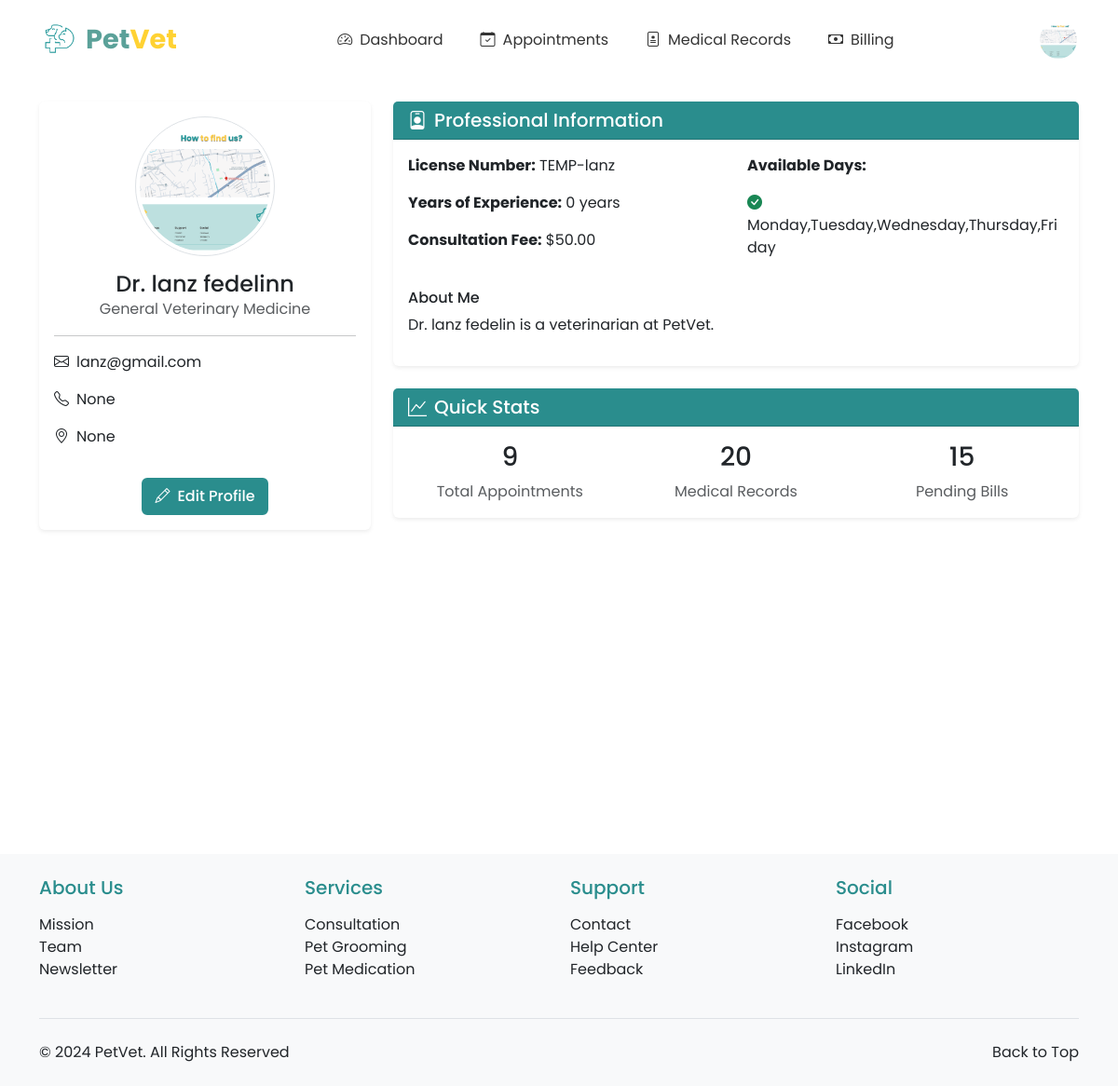
The page /vet/profile/ (signed in) on the database its author committed.
### registration_login/models.py (models this page shows, shortened)
class Profile(models.Model):
    PAYMENT_CHOICES = [
        ('CASH', 'Cash'),
        ('CARD', 'Credit/Debit Card'),
        ('GCASH', 'GCash'),
        ('MAYA', 'Maya'),
    ]
    ROLE_CHOICES = [
        ('OWNER', 'Pet Owner'),
        ('VET', 'Veterinarian'),
    ]
    user = models.OneToOneField(User, on_delete=models.CASCADE, primary_key=True)
    profile_picture = models.ImageField(upload_to='profile_pics/', default='profile_pics/profile.png')
    first_name = models.CharField(max_length=50)
    last_name = models.CharField(max_length=50)
    address = models.CharField(max_length=200, blank=True, null=True)
    contact_number = models.CharField(max_length=15, blank=True, null=True)
    preferred_payment = models.CharField(max_length=10, choices=PAYMENT_CHOICES, default='CASH')
    card_number = models.CharField(max_length=16, blank=True, null=True)
    card_expiry = models.CharField(max_length=5, blank=True, null=True)
    ewallet_number = models.CharField(max_length=15, blank=True, null=True)
    role = models.CharField(max_length=10, choices=ROLE_CHOICES, default='OWNER')
    phone_number = models.CharField(max_length=20, null=True, blank=True)
    created_at = models.DateTimeField(auto_now_add=True)
    updated_at = models.DateTimeField(auto_now=True)

### veterinarians/models.py (models this page shows, shortened)
class VeterinarianProfile(models.Model):
    profile = models.OneToOneField(Profile, on_delete=models.CASCADE)
    specialization = models.CharField(max_length=100, default="General Veterinary Medicine")
    license_number = models.CharField(max_length=50, unique=True, null=True, blank=True)
    years_of_experience = models.PositiveIntegerField(default=0)
    bio = models.TextField(blank=True)
    available_days = models.CharField(max_length=200, help_text="Comma-separated list of available days", default="Monday,Tuesday,Wednesday,Thursday,Friday")
    consultation_fee = models.DecimalField(max_digits=10, decimal_places=2, default=Decimal('50.00'))

### veterinarians/views.py (the view)
# urls.py: path('profile/', views.vet_profile, name='vet_profile'),
@login_required
def vet_profile(request):
    if request.user.profile.role != 'VET':
        return redirect('registration_login:profile')
    veterinarian = request.user.profile.veterinarianprofile
    appointments_count = veterinarian.appointments.count()
    medical_records_count = veterinarian.medicalrecord_set.count()
    pending_bills_count = veterinarian.medicalrecord_set.filter(billingrecord__status='PENDING').count()
    context = {
        'veterinarian': veterinarian,
        'appointments_count': appointments_count,
        'medical_records_count': medical_records_count,
        'pending_bills_count': pending_bills_count,
    }
    return render(request, 'veterinarians/profile.html', context)

### veterinarians/templates/veterinarians/profile.html (shortened to what this page needs)
{% extends 'base.html' %}
{% load static %}
{% block content %}
<div class="container py-4">
    <div class="row">
        <div class="col-md-4 mb-4">
            <div class="card border-0 shadow-sm">
                <div class="card-body text-center">
                    <div class="mb-3">
                        <img src="{{ user.profile.profile_picture.url }}" alt="Profile Picture"
                             class="rounded-circle img-thumbnail" style="width: 150px; height: 150px; object-fit: cover;">
                    </div>
                    <h4 class="mb-0">Dr. {{ user.profile.first_name }} {{ user.profile.last_name }}</h4>
                    <p class="text-muted">{{ veterinarian.specialization }}</p>
                    <hr>
                    <div class="text-start">
                        <p><i class="bi bi-envelope me-2"></i>{{ user.email }}</p>
                        {% if user.profile.contact_number %}
                            <p><i class="bi bi-telephone me-2"></i>{{ user.profile.contact_number }}</p>
                        {% endif %}
                        {% if user.profile.address %}
                            <p><i class="bi bi-geo-alt me-2"></i>{{ user.profile.address }}</p>
                        {% endif %}
                    </div>
                    <a href="{% url 'registration_login:edit_profile' %}" class="btn btn-theme-primary mt-3">
                        <i class="bi bi-pencil me-2"></i>Edit Profile
                    </a>
                </div>
            </div>
        </div>
        <div class="col-md-8">
            <div class="card border-0 shadow-sm mb-4">
                <div class="card-header" style="background-color: #2A8D8D; color: white;">
                    <h5 class="card-title mb-0">
                        <i class="bi bi-person-badge me-2"></i>Professional Information
                    </h5>
                </div>
                <div class="card-body">
                    <div class="row">
                        <div class="col-md-6">
                            <p><strong>License Number:</strong> {{ veterinarian.license_number }}</p>
                            <p><strong>Years of Experience:</strong> {{ veterinarian.years_of_experience }} years</p>
                            <p><strong>Consultation Fee:</strong> ${{ veterinarian.consultation_fee }}</p>
                        </div>
                        <div class="col-md-6">
                            <p><strong>Available Days:</strong></p>
                            <ul class="list-unstyled">
                                {% for day in veterinarian.available_days.split %}
                                    <li><i class="bi bi-check-circle-fill text-success me-2"></i>{{ day }}</li>
                                {% endfor %}
                            </ul>
                        </div>
                    </div>
                    {% if veterinarian.bio %}
                        <div class="mt-3">
                            <h6>About Me</h6>
                            <p>{{ veterinarian.bio }}</p>
                        </div>
                    {% endif %}
                </div>
            </div>
            <div class="card border-0 shadow-sm">
                <div class="card-header" style="background-color: #2A8D8D; color: white;">
                    <h5 class="card-title mb-0">
                        <i class="bi bi-graph-up me-2"></i>Quick Stats
                    </h5>
                </div>
                <div class="card-body">
                    <div class="row g-4">
                        <div class="col-md-4">
                            <div class="text-center">
                                <h3 class="mb-2">{{ appointments_count }}</h3>
                                <p class="text-muted mb-0">Total Appointments</p>
                            </div>
                        </div>
                        <div class="col-md-4">
                            <div class="text-center">
                                <h3 class="mb-2">{{ medical_records_count }}</h3>
                                <p class="text-muted mb-0">Medical Records</p>
                            </div>
                        </div>
                        <div class="col-md-4">
                            <div class="text-center">
                                <h3 class="mb-2">{{ pending_bills_count }}</h3>
                                <p class="text-muted mb-0">Pending Bills</p>
                            </div>
                        </div>
                    </div>
                </div>
            </div>
        </div>
    </div>
</div>
{% endblock %}

### appointments/templates/base.html (shortened to what this page needs)
<!DOCTYPE html>
<html lang="en">
<head>
    {% load static %}
    <link href="https://cdn.jsdelivr.net/npm/bootstrap@5.3.0/dist/css/bootstrap.min.css" rel="stylesheet">
    <link rel="stylesheet" href="https://cdn.jsdelivr.net/npm/bootstrap-icons@1.11.2/font/bootstrap-icons.css">
</head>
<body>
    <nav class="navbar navbar-expand-lg navbar-light bg-white">
        <div class="container-fluid">
            <a class="navbar-brand d-flex align-items-center" href="{% url 'homepage:index' %}">
                <img src="{% static 'images/toplogo.png' %}" alt="PetVet Logo" class="me-2">
                <span class="logo-text">
                    <span class="logo-text-pet">Pet</span><span class="logo-text-vet">Vet</span>
                </span>
            </a>
            <div class="collapse navbar-collapse justify-content-center" id="navbarNav">
                <ul class="navbar-nav">
                    {% if user.is_authenticated %}
                        {% if user.profile.role == 'VET' %}
                            <li class="nav-item">
                                <a class="nav-link {% block nav_dashboard %}{% endblock %}" href="{% url 'veterinarians:dashboard' %}">
                                    <i class="bi bi-speedometer2 nav-icon"></i>Dashboard
                                </a>
                            </li>
                            <li class="nav-item">
                                <a class="nav-link {% block nav_appointments %}{% endblock %}" href="{% url 'veterinarians:appointment_list' %}">
                                    <i class="bi bi-calendar-check nav-icon"></i>Appointments
                                </a>
                            </li>
                            <li class="nav-item">
                                <a class="nav-link {% block nav_medical_records %}{% endblock %}" href="{% url 'veterinarians:medical_records_list' %}">
                                    <i class="bi bi-file-medical nav-icon"></i>Medical Records
                                </a>
                            </li>
                            <li class="nav-item">
                                <a class="nav-link {% block nav_billing %}{% endblock %}" href="{% url 'veterinarians:billing_management' %}">
                                    <i class="bi bi-cash nav-icon"></i>Billing
                                </a>
                            </li>
                        {% endif %}
                    {% endif %}
                </ul>
            </div>
            <div class="d-flex align-items-center">
                {% if user.is_authenticated %}
                    <div class="dropdown">
                        <img src="{{ user.profile.profile_picture.url }}" alt="Profile" class="profile-image" role="button" data-bs-toggle="dropdown" aria-expanded="false">
                    </div>
                {% else %}
                    <a href="{% url 'registration_login:my_login' %}" class="btn btn-auth-primary me-2">Login</a>
                    <a href="{% url 'registration_login:register' %}" class="btn btn-auth-outline">Register</a>
                {% endif %}
            </div>
        </div>
    </nav>
    <main>
        {% block content %}{% endblock %}
    </main>
    <footer class="bg-light py-4">
        <div class="container">
            <div class="row g-4">
                <div class="col-lg-3 col-md-6">
                    <h5 class="mb-3" style="color: #2A8D8D;">About Us</h5>
                    <ul class="list-unstyled">
                        <li><a href="{% url 'homepage:about_us' %}#mission" class="text-decoration-none text-dark">Mission</a></li>
                        <li><a href="{% url 'homepage:about_us' %}#team" class="text-decoration-none text-dark">Team</a></li>
                        <li><a href="{% url 'homepage:about_us' %}#newsletter" class="text-decoration-none text-dark">Newsletter</a></li>
                    </ul>
                </div>
                <div class="col-lg-3 col-md-6">
                    <h5 class="mb-3" style="color: #2A8D8D;">Services</h5>
                    <ul class="list-unstyled">
                        <li><a href="{% url 'homepage:index' %}#services" class="text-decoration-none text-dark">Consultation</a></li>
                        <li><a href="{% url 'homepage:index' %}#services" class="text-decoration-none text-dark">Pet Grooming</a></li>
                        <li><a href="{% url 'homepage:index' %}#services" class="text-decoration-none text-dark">Pet Medication</a></li>
                    </ul>
                </div>
                <div class="col-lg-3 col-md-6">
                    <h5 class="mb-3" style="color: #2A8D8D;">Support</h5>
                    <ul class="list-unstyled">
                        <li><a href="{% url 'homepage:about_us' %}#contact" class="text-decoration-none text-dark">Contact</a></li>
                        <li><a href="{% url 'homepage:about_us' %}#help" class="text-decoration-none text-dark">Help Center</a></li>
                        <li><a href="{% url 'homepage:about_us' %}#feedback" class="text-decoration-none text-dark">Feedback</a></li>
                    </ul>
                </div>
                <div class="col-lg-3 col-md-6">
                    <h5 class="mb-3" style="color: #2A8D8D;">Social</h5>
                    <ul class="list-unstyled">
                        <li><a href="https://facebook.com" target="_blank" class="text-decoration-none text-dark">Facebook</a></li>
                        <li><a href="https://instagram.com" target="_blank" class="text-decoration-none text-dark">Instagram</a></li>
                        <li><a href="https://linkedin.com" target="_blank" class="text-decoration-none text-dark">LinkedIn</a></li>
                    </ul>
                </div>
            </div>
            <div class="border-top mt-4 pt-4">
                <div class="container px-0">
                    <div class="row">
                        <div class="col-md">
                            <p class="mb-0 text-dark">&copy; 2024 PetVet. All Rights Reserved</p>
                        </div>
                        <div class="col-md text-md-end">
                            <a href="#" class="text-decoration-none text-dark" id="back-to-top">Back to Top</a>
                        </div>
                    </div>
                </div>
            </div>
        </div>
    </footer>
</body>
</html>

### veterinarians/templates/veterinarians/profile.html (style rules this page uses)
.btn-theme-primary { background-color: #2A8D8D; border: 2px solid #2A8D8D; color: white; font-weight: 500; transition: all 0.2s; }

### appointments/templates/base.html (style rules this page uses)
:root { --primary-color: #5BA199; --secondary-color: #FFD233; --light-cream: #FFF9EA; }
body { font-family: 'Poppins', sans-serif; min-height: 100vh; display: flex; flex-direction: column; }
main { min-height: 100vh; }
footer { margin-top: 2rem; }
.navbar { padding: 1rem 2rem; }
.navbar-brand img { height: 40px; }
.nav-link { color: #333; position: relative; padding: 0.5rem 1.5rem; margin: 0 0.5rem; }
.navbar-nav { gap: 0.5rem; }
.profile-image { width: 40px; height: 40px; border-radius: 50%; object-fit: cover; cursor: pointer; }
.logo-text { font-size: 1.8rem; font-weight: 700; }
.logo-text-pet { color: var(--primary-color); }
.logo-text-vet { color: var(--secondary-color); }
.nav-icon { margin-right: 0.5rem; }

### rows shown on the page
VeterinarianProfile: specialization "General Veterinary Medicine", license_number "TEMP-lanz", years_of_experience "0", consultation_fee "50.00", split "Monday,Tuesday,Wednesday,Thursday,Friday", bio "Dr. lanz fedelin is a veterinarian at PetVet."

### other values the page prints
{{ user.profile.first_name }} "lanz"
{{ user.profile.last_name }} "fedelinn"
{{ user.email }} "lanz@gmail.com"
{{ user.profile.contact_number }} "None"
{{ user.profile.address }} "None"
{{ appointments_count }} "9"
{{ medical_records_count }} "20"
{{ pending_bills_count }} "15"
